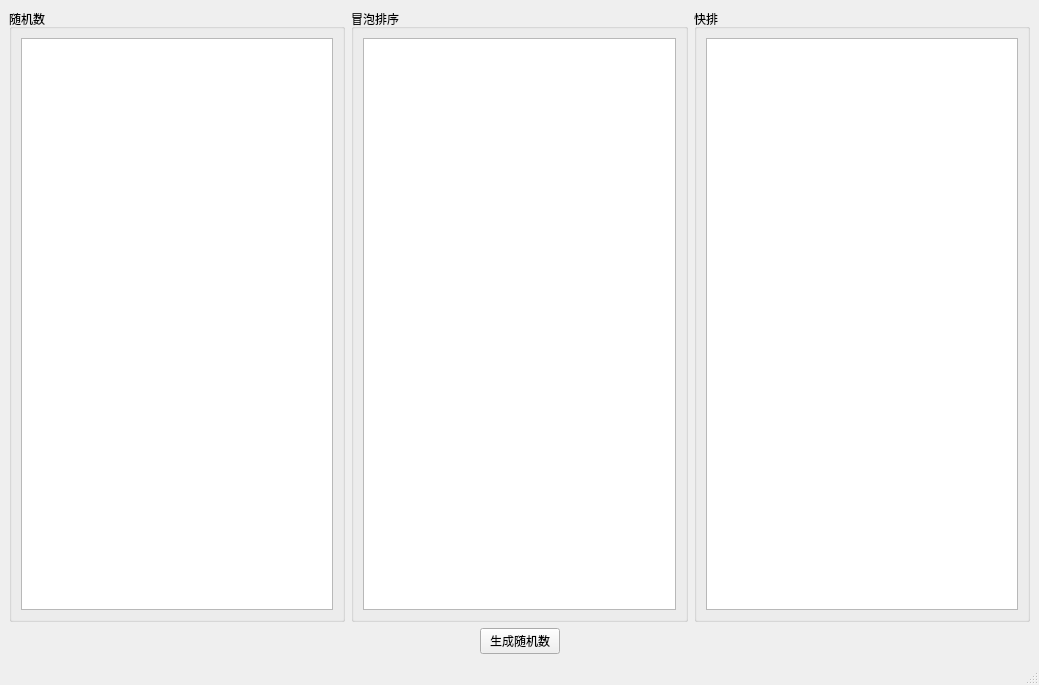
<?xml version="1.0" encoding="UTF-8"?>
<ui version="4.0">
 <class>MainWindow</class>
 <widget class="QMainWindow" name="MainWindow">
  <property name="geometry">
   <rect>
    <x>0</x>
    <y>0</y>
    <width>1039</width>
    <height>685</height>
   </rect>
  </property>
  <property name="windowTitle">
   <string>MainWindow</string>
  </property>
  <widget class="QWidget" name="centralwidget">
   <layout class="QGridLayout" name="gridLayout_4">
    <item row="0" column="0">
     <layout class="QHBoxLayout" name="horizontalLayout">
      <item>
       <widget class="QGroupBox" name="groupBox">
        <property name="title">
         <string>随机数</string>
        </property>
        <layout class="QGridLayout" name="gridLayout">
         <item row="0" column="0">
          <widget class="QListWidget" name="randList"/>
         </item>
        </layout>
       </widget>
      </item>
      <item>
       <widget class="QGroupBox" name="groupBox_2">
        <property name="title">
         <string>冒泡排序</string>
        </property>
        <layout class="QGridLayout" name="gridLayout_2">
         <item row="0" column="0">
          <widget class="QListWidget" name="bubbleList"/>
         </item>
        </layout>
       </widget>
      </item>
      <item>
       <widget class="QGroupBox" name="groupBox_3">
        <property name="title">
         <string>快排</string>
        </property>
        <layout class="QGridLayout" name="gridLayout_3">
         <item row="0" column="0">
          <widget class="QListWidget" name="quickList"/>
         </item>
        </layout>
       </widget>
      </item>
     </layout>
    </item>
    <item row="1" column="0">
     <layout class="QHBoxLayout" name="horizontalLayout_2">
      <item>
       <spacer name="horizontalSpacer">
        <property name="orientation">
         <enum>Qt::Horizontal</enum>
        </property>
        <property name="sizeHint" stdset="0">
         <size>
          <width>40</width>
          <height>20</height>
         </size>
        </property>
       </spacer>
      </item>
      <item>
       <widget class="QPushButton" name="startBtn">
        <property name="text">
         <string>生成随机数</string>
        </property>
       </widget>
      </item>
      <item>
       <spacer name="horizontalSpacer_2">
        <property name="orientation">
         <enum>Qt::Horizontal</enum>
        </property>
        <property name="sizeHint" stdset="0">
         <size>
          <width>40</width>
          <height>20</height>
         </size>
        </property>
       </spacer>
      </item>
     </layout>
    </item>
   </layout>
  </widget>
  <widget class="QMenuBar" name="menubar">
   <property name="geometry">
    <rect>
     <x>0</x>
     <y>0</y>
     <width>1039</width>
     <height>24</height>
    </rect>
   </property>
  </widget>
  <widget class="QStatusBar" name="statusbar"/>
 </widget>
 <resources/>
 <connections/>
</ui>
